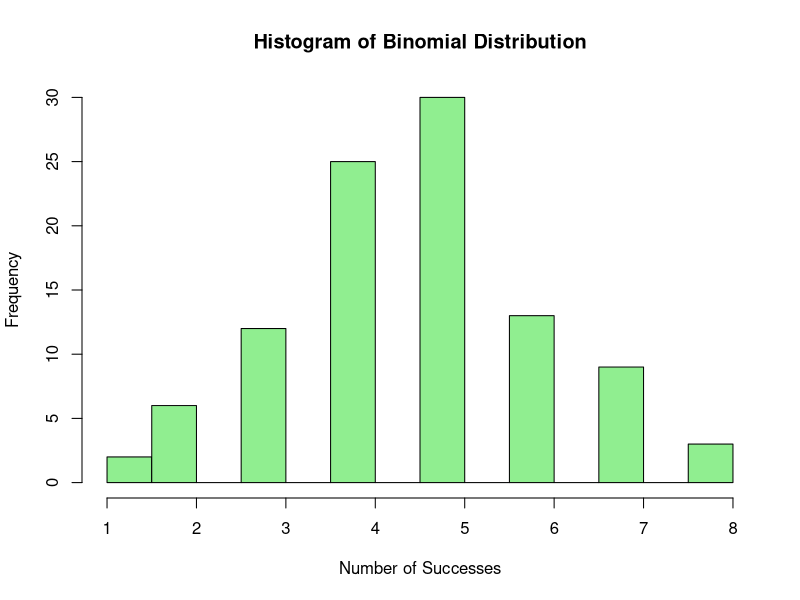
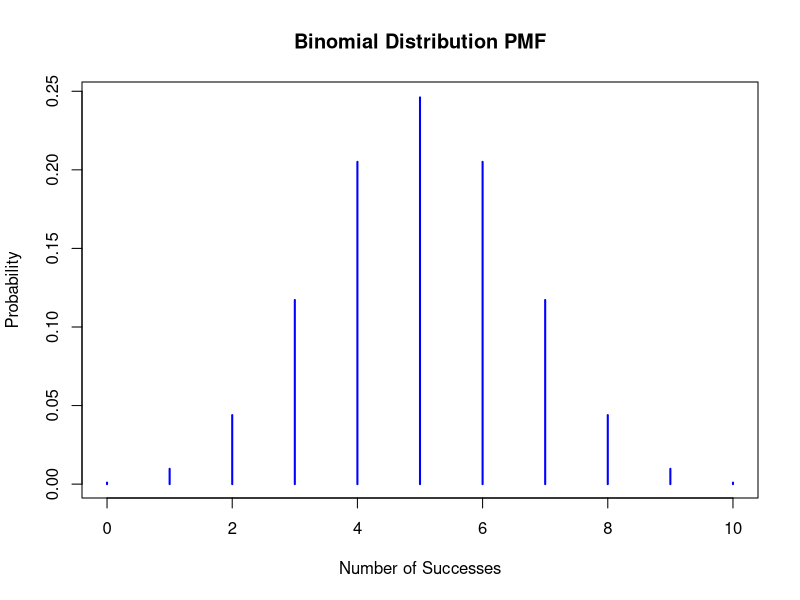
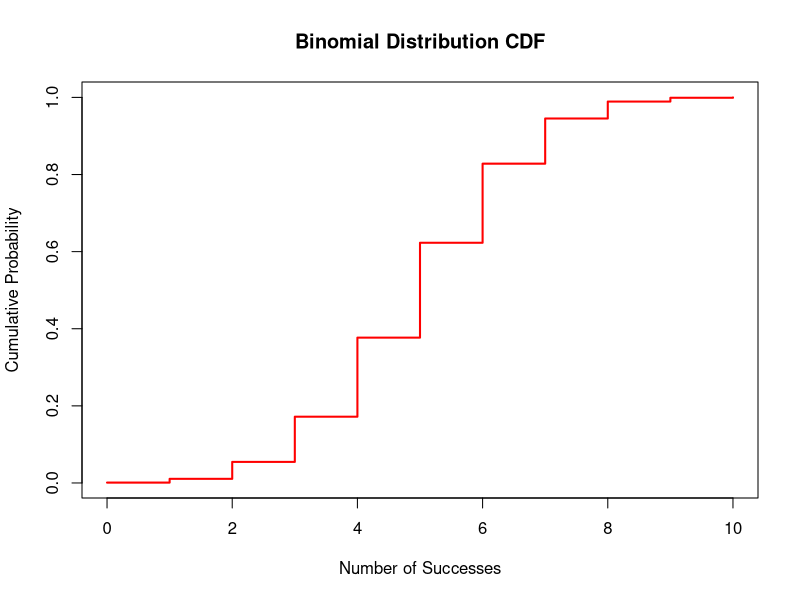

The R source for these figures, in order:
#Bionomial distribution in R
# Binomial distribution models the number of successes in a fixed number of trials
# Example: Tossing a coin 10 times, probability of success (heads) = 0.5

# Generate 100 random samples from a binomial distribution
# size = number of trials per experiment
# prob = probability of success in each trial
binom_data <- rbinom(100, size = 10, prob = 0.5)

# View first few values
head(binom_data)

# Plot histogram to visualize distribution
hist(binom_data,
     main = "Histogram of Binomial Distribution",
     xlab = "Number of Successes",
     col = "lightgreen",
     breaks = 10)

# Probability Mass Function (PMF) for Binomial distribution
# dbinom(x, size, prob) gives probability of exactly x successes
x_vals <- 0:10
pmf_vals <- dbinom(x_vals, size = 10, prob = 0.5)

# Plot PMF
plot(x_vals, pmf_vals, type = "h", lwd = 2,
     main = "Binomial Distribution PMF",
     xlab = "Number of Successes",
     ylab = "Probability",
     col = "blue")

# Cumulative Distribution Function (CDF)
# pbinom(x, size, prob) gives probability of <= x successes
cdf_vals <- pbinom(x_vals, size = 10, prob = 0.5)

# Plot CDF
plot(x_vals, cdf_vals, type = "s", lwd = 2,
     main = "Binomial Distribution CDF",
     xlab = "Number of Successes",
     ylab = "Cumulative Probability",
     col = "red")
